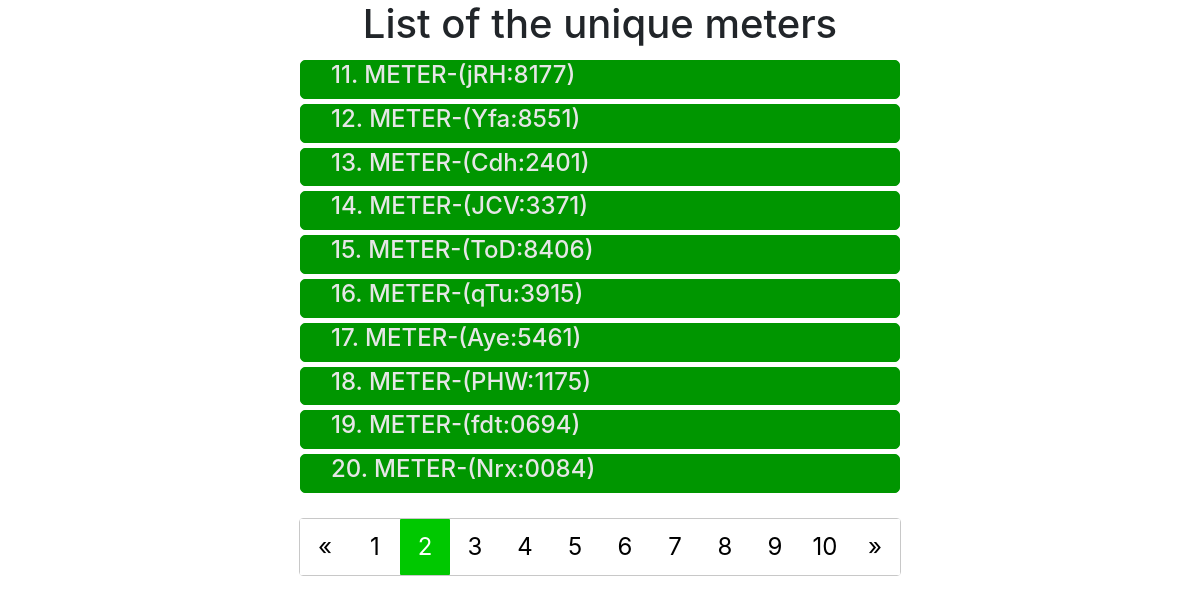
Screenshot of /meters?page=2 with the database file from the repository.
### database.py (models this page shows, shortened)
class Meter(db.Model):
    __tablename__ = "meters"
    id = db.Column(db.Integer, primary_key=True)
    label = db.Column(db.String)
    def __repr__(self):
        return f"{self.id} - {self.label}"

### api/meter.py (the view)
@meter_routes.route("/meters", methods=["GET"])
def get_meters_list():
    page = request.args.get("page", default=1, type=int)
    per_page = request.args.get("per_page", default=10, type=int)
    query = Meter.query.paginate(page=page, per_page=per_page)
    meters = query.items
    print(meters)
    return render_template(
        "meter.html",
        title="Coding Challenge 1",
        meters=meters,
        page=page,
        pages=query.pages,
        next_num=query.next_num,
        prev_num=query.prev_num,
        has_prev=query.has_prev,
        has_next=query.has_next,
    )

### templates/meter.html
{% extends 'base.html' %}
{% block content %}
<div class="heading">
    <h1 class="center">List of the unique meters</h1>
</div>
<div class="display-box">
    {% for meter in meters %}
    <div class="card">
        <a href='/meters/{{ meter["id"] }}' target="_blank">
            <h2>{{ meter["id"] }}. {{ meter["label"] }}</h2>
        </a>
    </div>
    {% endfor %}
</div>
<div class="buttons-align">
    <div class="pagination">
        {% if has_prev %}
        <a href="/meters?page={{prev_num}}"> &laquo; </a>
        {% else %}
        <a href="" disabled> &laquo; </a>
        {% endif %}
        {% for num in range(1, pages + 1) %}
        {% if num == page %}
        <a href="/meters?page={{num}}" class="active">{{num}}</a>
        {% else %}
        <a href="/meters?page={{num}}">{{num}}</a>
        {% endif %}
        {% endfor %}
        {% if has_next %}
        <a href="/meters?page={{next_num}}"> &raquo; </a>
        {% else %}
        <a href="" disabled> &raquo; </a>
        {% endif %}
    </div>
</div>
{% endblock %}

### static/style.css (style rules this page uses)
:root { --big_font: 24px; --small_font: 16px; --dark_green: rgb(0, 150, 0); --light_green: rgb(0, 200, 0); --box-size: 50px; }
a { text-decoration: none !important; }
.center { text-align: center; }
.display-box { margin-top: 1%; }
h2 { font-size: var(--big_font); color: rgb(230, 230, 230); }
.card { background: var(--dark_green); margin: 5px auto; border: 1px var(--dark_green) solid; padding-left: 30px; width: 40%; min-width: 600px; border-radius: 5px; }
.buttons-align { display: flex; justify-content: center; }
.pagination { margin: 20px auto; border: 1px rgb(200, 200, 200) solid; display: flex; justify-content: center; }
.pagination a { border-radius: 1px; background: white; width: auto; min-width: var(--box-size); height: auto; text-align: center; font-size: var(--big_font); color: black; padding: 10px 10px; margin: auto auto; }
.pagination a.active { border-radius: 1px; background: var(--light_green); width: auto; min-width: var(--box-size); height: auto; text-align: center; font-size: var(--big_font); color: white; padding: auto 10px; margin: auto auto; }

### rows the page displays
Meter: id "11", label "METER-(jRH:8177)"
Meter: id "12", label "METER-(Yfa:8551)"
Meter: id "13", label "METER-(Cdh:2401)"
Meter: id "14", label "METER-(JCV:3371)"
Meter: id "15", label "METER-(ToD:8406)"
Meter: id "16", label "METER-(qTu:3915)"
Meter: id "17", label "METER-(Aye:5461)"
Meter: id "18", label "METER-(PHW:1175)"
Meter: id "19", label "METER-(fdt:0694)"
Meter: id "20", label "METER-(Nrx:0084)"

### other values shown
{{ num }} "1" "3" "4" "5" "6" "7" "8" "9" "10"
{{ num }} "2"
